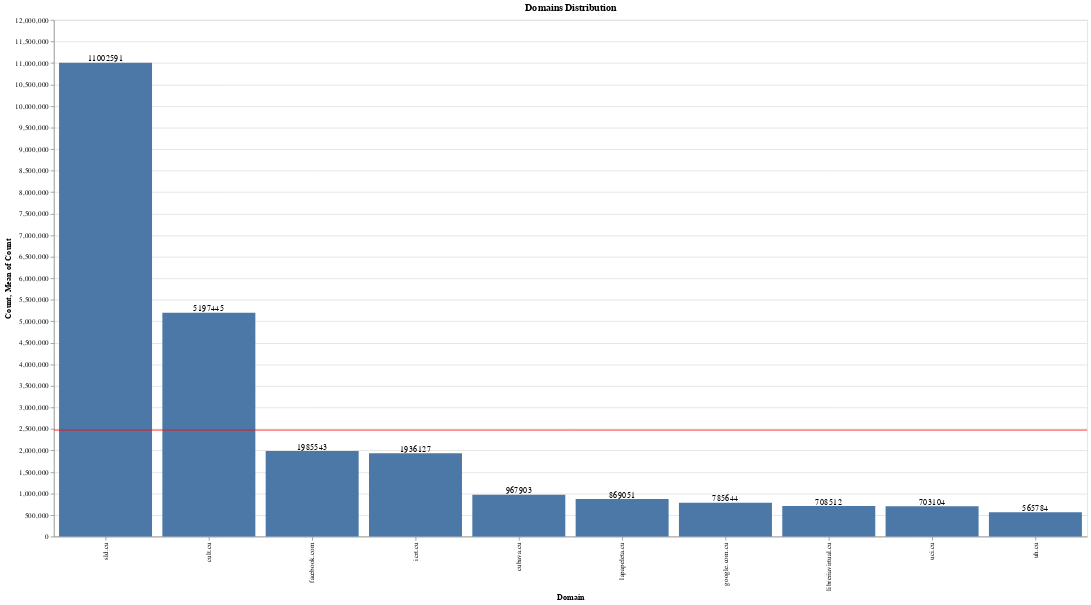

The notebook cell this image was saved under:
### Markdown cell above
# Create our first vizualization

What does the distribution of domains look like?

Here we can see which domains are the most frequent within the collection.

### Code cell
top_domains = domains.sort_values("count", ascending=False).head(10)

top_domains_bar = (
    alt.Chart(top_domains)
    .mark_bar()
    .encode(
        x=alt.X("domain:O", title="Domain", sort="-y"),
        y=alt.Y("count:Q", title="Count, Mean of Count"),
    )
)

top_domains_rule = (
    alt.Chart(top_domains).mark_rule(color="red").encode(y="mean(count):Q")
)

top_domains_text = top_domains_bar.mark_text(align="center", baseline="bottom").encode(
    text="count:Q"
)

(top_domains_bar + top_domains_rule + top_domains_text).properties(
    width=1400, height=700, title="Domains Distribution"
)

### Figure 1 — Vega-Lite specification as saved in the notebook (floating-point values rounded to 4 significant figures)
{"config": {"view": {"continuousWidth": 400, "continuousHeight": 300}}, "layer": [{"mark": "bar", "encoding": {"x": {"field": "domain", "sort": "-y", "title": "Domain", "type": "ordinal"}, "y": {"field": "count", "title": "Count, Mean of Count", "type": "quantitative"}}}, {"mark": {"type": "rule", "color": "red"}, "encoding": {"y": {"aggregate": "mean", "field": "count", "type": "quantitative"}}}, {"mark": {"type": "text", "align": "center", "baseline": "bottom"}, "encoding": {"text": {"field": "count", "type": "quantitative"}, "x": {"field": "domain", "sort": "-y", "title": "Domain", "type": "ordinal"}, "y": {"field": "count", "title": "Count, Mean of Count", "type": "quantitative"}}}], "data": {"name": "data-472fe1d5d0a9e0e5c17d97d9b35e6dce"}, "height": 700, "title": "Domains Distribution", "width": 1400, "$schema": "https://vega.github.io/schema/vega-lite/v4.17.0.json", "datasets": {"data-472fe1d5d0a9e0e5c17d97d9b35e6dce": [{"domain": "sld.cu", "count": 11002591}, {"domain": "cult.cu", "count": 5197445}, {"domain": "facebook.com", "count": 1985543}, {"domain": "icrt.cu", "count": 1936127}, {"domain": "cubava.cu", "count": 967903}, {"domain": "lapapeleta.cu", "count": 869051}, {"domain": "google.com.cu", "count": 785644}, {"domain": "libreriavirtual.cu", "count": 708512}, {"domain": "uci.cu", "count": 703104}, {"domain": "uh.cu", "count": 565784}]}}
